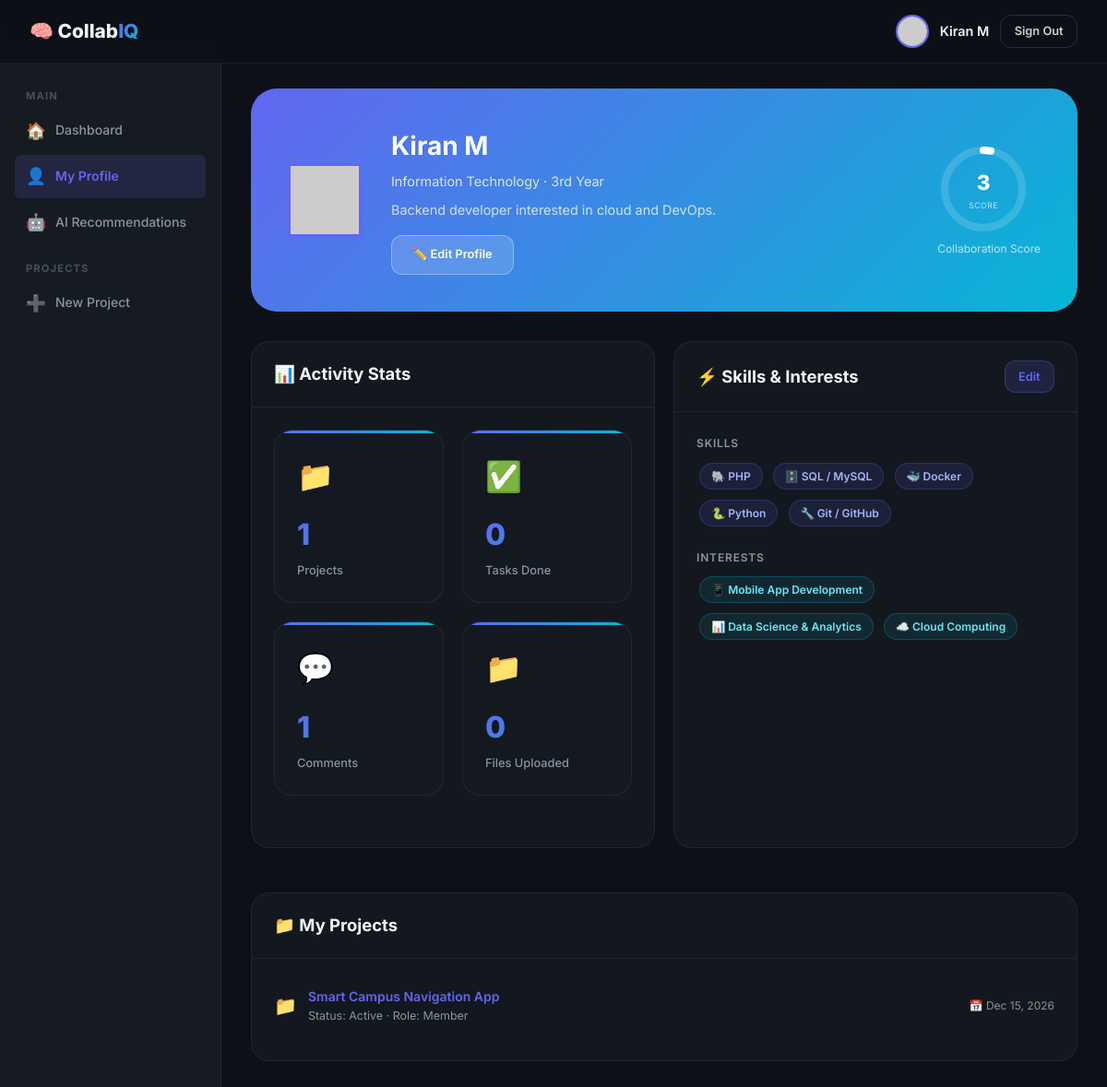
Screenshot of /student/profile.php (signed in) with the database file from the repository.
### tables this page shows
CREATE TABLE IF NOT EXISTS students (
    id INT AUTO_INCREMENT PRIMARY KEY,
    name VARCHAR(150) NOT NULL,
    email VARCHAR(150) UNIQUE NOT NULL,
    password VARCHAR(255) NOT NULL,
    department VARCHAR(100),
    year ENUM('1st','2nd','3rd','4th') DEFAULT '1st',
    bio TEXT,
    github_url VARCHAR(255),
    linkedin_url VARCHAR(255),
    created_at TIMESTAMP DEFAULT CURRENT_TIMESTAMP
);

CREATE TABLE IF NOT EXISTS skills (
    id INT AUTO_INCREMENT PRIMARY KEY,
    name VARCHAR(100) NOT NULL,
    category VARCHAR(100),
    icon VARCHAR(10) DEFAULT '⚙️'
);

CREATE TABLE IF NOT EXISTS interests (
    id INT AUTO_INCREMENT PRIMARY KEY,
    name VARCHAR(100) NOT NULL,
    icon VARCHAR(10) DEFAULT '🎯'
);

CREATE TABLE IF NOT EXISTS project_members (
    project_id INT NOT NULL,
    student_id INT NOT NULL,
    role ENUM('leader','member') DEFAULT 'member',
    joined_at TIMESTAMP DEFAULT CURRENT_TIMESTAMP,
    PRIMARY KEY (project_id, student_id),
    FOREIGN KEY (project_id) REFERENCES projects(id) ON DELETE CASCADE,
    FOREIGN KEY (student_id) REFERENCES students(id) ON DELETE CASCADE
);

CREATE TABLE IF NOT EXISTS projects (
    id INT AUTO_INCREMENT PRIMARY KEY,
    name VARCHAR(200) NOT NULL,
    description TEXT,
    leader_id INT,
    faculty_id INT,
    deadline DATE,
    status ENUM('planning','active','completed') DEFAULT 'planning',
    created_at TIMESTAMP DEFAULT CURRENT_TIMESTAMP,
    FOREIGN KEY (leader_id) REFERENCES students(id) ON DELETE SET NULL,
    FOREIGN KEY (faculty_id) REFERENCES faculty(id) ON DELETE SET NULL
);

### config/db.php (called while the page is built, shortened)
<?php
function sanitize(string $input): string {
    return htmlspecialchars(trim($input), ENT_QUOTES, 'UTF-8');
}
function generateAvatar(string $name): string {
    $initials = strtoupper(implode('', array_map(fn($w) => $w[0], explode(' ', trim($name)))));
    $colors    = ['6366f1','06b6d4','f59e0b','10b981','ef4444','8b5cf6','ec4899'];
    $color     = $colors[abs(crc32($name)) % count($colors)];
    return "https://ui-avatars.com/api/?name=" . urlencode($name)
         . "&background={$color}&color=fff&size=128&bold=true";
}

### student/profile.php (the view, shortened to what this page needs)
<?php
require_once __DIR__ . '/../config/db.php';
$db        = getDB();
$studentId = $_SESSION['student_id'];
$stmt = $db->prepare("SELECT * FROM students WHERE id = ?");
$stmt->execute([$studentId]);
$student = $stmt->fetch();
$skills = $db->prepare("SELECT s.* FROM skills s JOIN student_skills ss ON ss.skill_id = s.id WHERE ss.student_id = ? ORDER BY s.category");
$skills->execute([$studentId]);
$mySkills = $skills->fetchAll();
$ints = $db->prepare("SELECT i.* FROM interests i JOIN student_interests si ON si.interest_id = i.id WHERE si.student_id = ?");
$ints->execute([$studentId]);
$myInterests = $ints->fetchAll();
$projs = $db->prepare("SELECT p.*, pm.role FROM projects p JOIN project_members pm ON pm.project_id = p.id WHERE pm.student_id = ? ORDER BY p.created_at DESC");
$projs->execute([$studentId]);
$projects = $projs->fetchAll();
$done     = $db->prepare("SELECT COUNT(*) FROM tasks WHERE assigned_to = ? AND status = 'completed'"); $done->execute([$studentId]); $doneCnt = $done->fetchColumn();
$comments = $db->prepare("SELECT COUNT(*) FROM comments WHERE student_id = ?"); $comments->execute([$studentId]); $comCnt  = $comments->fetchColumn();
$uploads  = $db->prepare("SELECT COUNT(*) FROM uploads WHERE student_id = ?");  $uploads->execute([$studentId]);  $upCnt   = $uploads->fetchColumn();
$collabScore = min(100, $doneCnt*10 + $comCnt*3 + $upCnt*5);
?>
<!DOCTYPE html>
<html lang="en">
<head>
    <link rel="stylesheet" href="<?= BASE_URL ?>/assets/css/main.css">
    <link rel="stylesheet" href="<?= BASE_URL ?>/assets/css/dashboard.css">
</head>
<body>
    <nav class="nav">
        <div class="nav-brand">🧠 Collab<span class="gradient-text">IQ</span></div>
        <div class="nav-user">
            <img src="<?= generateAvatar($student['name']) ?>" class="nav-avatar" alt="">
            <span class="nav-name"><?= sanitize($student['name']) ?></span>
            <a href="<?= BASE_URL ?>/auth/logout.php" class="btn btn-ghost btn-sm">Sign Out</a>
        </div>
    </nav>
    <div class="app-layout">
        <aside class="sidebar">
            <div class="sidebar-section">
                <div class="sidebar-label">Main</div>
                <a href="<?= BASE_URL ?>/student/dashboard.php" class="sidebar-link"><span class="icon">🏠</span> Dashboard</a>
                <a href="<?= BASE_URL ?>/student/profile.php" class="sidebar-link active"><span class="icon">👤</span> My Profile</a>
                <a href="<?= BASE_URL ?>/student/recommendations.php" class="sidebar-link"><span class="icon">🤖</span> AI Recommendations</a>
            </div>
            <div class="sidebar-section">
                <div class="sidebar-label">Projects</div>
                <a href="<?= BASE_URL ?>/project/create.php" class="sidebar-link"><span class="icon">➕</span> New Project</a>
            </div>
        </aside>
        <main class="main-content">
            <div class="profile-hero">
                <img src="<?= generateAvatar($student['name']) ?>" class="avatar-lg" alt="">
                <div class="profile-hero-info" style="flex:1;">
                    <h2><?= sanitize($student['name']) ?></h2>
                    <p><?= sanitize($student['department'] ?? 'Department not set') ?> · <?= $student['year'] ?> Year</p>
                    <?php if ($student['bio']): ?>
                    <p style="margin-top:.5rem;color:rgba(255,255,255,.75);font-size:.9rem;"><?= sanitize($student['bio']) ?></p>
                    <?php endif; ?>
                    <div style="display:flex;gap:.75rem;margin-top:1rem;flex-wrap:wrap;">
                        <a href="<?= BASE_URL ?>/student/edit_profile.php" class="btn" style="background:rgba(255,255,255,.15);color:#fff;border:1px solid rgba(255,255,255,.3);font-size:.8rem;">✏️ Edit Profile</a>
                    </div>
                </div>
                <div style="text-align:center;">
                    <div style="position:relative;width:100px;height:100px;">
                        <svg viewBox="0 0 100 100" style="transform:rotate(-90deg);width:100%;height:100%;">
                            <circle cx="50" cy="50" r="42" fill="none" stroke="rgba(255,255,255,.15)" stroke-width="8"/>
                            <circle cx="50" cy="50" r="42" fill="none" stroke="#fff" stroke-width="8"
                                stroke-dasharray="<?= round(264 * $collabScore / 100) ?> 264"
                                stroke-linecap="round"/>
                        </svg>
                        <div style="position:absolute;inset:0;display:flex;align-items:center;justify-content:center;flex-direction:column;">
                            <span style="font-size:1.4rem;font-weight:800;color:#fff;"><?= $collabScore ?></span>
                            <span style="font-size:.55rem;color:rgba(255,255,255,.7);text-transform:uppercase;letter-spacing:.05em;">Score</span>
                        </div>
                    </div>
                    <p style="font-size:.75rem;color:rgba(255,255,255,.7);margin-top:.35rem;">Collaboration Score</p>
                </div>
            </div>
            <div class="grid-2">
                <div class="data-card">
                    <div class="data-card-header"><h3 class="data-card-title">📊 Activity Stats</h3></div>
                    <div class="data-card-body">
                        <div class="stats-grid" style="grid-template-columns:1fr 1fr;">
                            <div class="stat-card">
                                <div class="stat-card-icon">📁</div>
                                <div class="stat-card-value"><?= count($projects) ?></div>
                                <div class="stat-card-label">Projects</div>
                            </div>
                            <div class="stat-card">
                                <div class="stat-card-icon">✅</div>
                                <div class="stat-card-value"><?= $doneCnt ?></div>
                                <div class="stat-card-label">Tasks Done</div>
                            </div>
                            <div class="stat-card">
                                <div class="stat-card-icon">💬</div>
                                <div class="stat-card-value"><?= $comCnt ?></div>
                                <div class="stat-card-label">Comments</div>
                            </div>
                            <div class="stat-card">
                                <div class="stat-card-icon">📁</div>
                                <div class="stat-card-value"><?= $upCnt ?></div>
                                <div class="stat-card-label">Files Uploaded</div>
                            </div>
                        </div>
                    </div>
                </div>
                <div class="data-card">
                    <div class="data-card-header"><h3 class="data-card-title">⚡ Skills & Interests</h3>
                        <a href="<?= BASE_URL ?>/student/edit_profile.php" class="btn btn-secondary btn-sm">Edit</a>
                    </div>
                    <div class="data-card-body">
                        <p class="text-xs text-muted fw-600" style="margin-bottom:.5rem;text-transform:uppercase;letter-spacing:.07em;">Skills</p>
                        <div style="display:flex;flex-wrap:wrap;gap:.3rem;margin-bottom:1.25rem;">
                            <?php foreach ($mySkills as $s): ?>
                            <span class="skill-badge"><?= $s['icon'] ?> <?= sanitize($s['name']) ?></span>
                            <?php endforeach; ?>
                        </div>
                        <p class="text-xs text-muted fw-600" style="margin-bottom:.5rem;text-transform:uppercase;letter-spacing:.07em;">Interests</p>
                        <div style="display:flex;flex-wrap:wrap;gap:.3rem;">
                            <?php foreach ($myInterests as $i): ?>
                            <span class="interest-badge"><?= $i['icon'] ?> <?= sanitize($i['name']) ?></span>
                            <?php endforeach; ?>
                        </div>
                    </div>
                </div>
            </div>
            <div class="data-card" style="margin-top:1.5rem;">
                <div class="data-card-header"><h3 class="data-card-title">📁 My Projects</h3></div>
                <div class="data-card-body" style="padding:0 1.5rem 1.5rem;">
                    <?php if (empty($projects)): ?>
                    <div class="empty-state"><p>No projects yet.</p></div>
                    <?php else: ?>
                    <div style="margin-top:1rem;">
                        <?php foreach ($projects as $p): ?>
                        <div class="task-row">
                            <span style="font-size:1.25rem;">📁</span>
                            <div style="flex:1;">
                                <div class="task-title"><a href="<?= BASE_URL ?>/project/view.php?id=<?= $p['id'] ?>"><?= sanitize($p['name']) ?></a></div>
                                <div class="task-meta">Status: <?= ucfirst($p['status']) ?> · Role: <?= ucfirst($p['role']) ?></div>
                            </div>
                            <?php if ($p['deadline']): ?><span class="text-xs text-muted">📅 <?= date('M d, Y', strtotime($p['deadline'])) ?></span><?php endif; ?>
                        </div>
                        <?php endforeach; ?>
                    </div>
                    <?php endif; ?>
                </div>
            </div>
        </main>
    </div>
</body>
</html>

### assets/css/dashboard.css (style rules this page uses)
.task-row { display: flex; align-items: center; gap: .75rem; padding: .875rem 0; border-bottom: 1px solid var(--border-subtle); flex-wrap: wrap; }
.task-row:last-child { border-bottom: none; }
.task-title { font-weight: 600; font-size: .875rem; flex: 1; min-width: 140px; }
.task-meta { font-size: .78rem; color: var(--text-muted); }
.profile-hero { background: var(--gradient-primary); border-radius: var(--radius-xl); padding: 2.5rem; display: flex; align-items: center; gap: 2rem; margin-bottom: 2rem; flex-wrap: wrap; }
.profile-hero-info h2 { font-size: 1.75rem; color: #fff; margin-bottom: .25rem; }
.profile-hero-info p { color: rgba(255,255,255,.8); font-size: .9rem; }

### rows the page displays
students: name "Kiran M", department "Information Technology", year "3rd", bio "Backend developer interested in cloud and DevOps."
skills: icon "🐘", name "PHP"
skills: icon "🗄️", name "SQL / MySQL"
skills: icon "🐳", name "Docker"
skills: icon "🐍", name "Python"
skills: icon "🔧", name "Git / GitHub"
interests: icon "📱", name "Mobile App Development"
interests: icon "📊", name "Data Science & Analytics"
interests: icon "☁️", name "Cloud Computing"
project_members: project.name "Smart Campus Navigation App", project.status "Active", role "Member", project.deadline "Dec 15, 2026"

### other values shown
$collabScore "3"
count($projects) "1"
$doneCnt "0"
$comCnt "1"
$upCnt "0"
